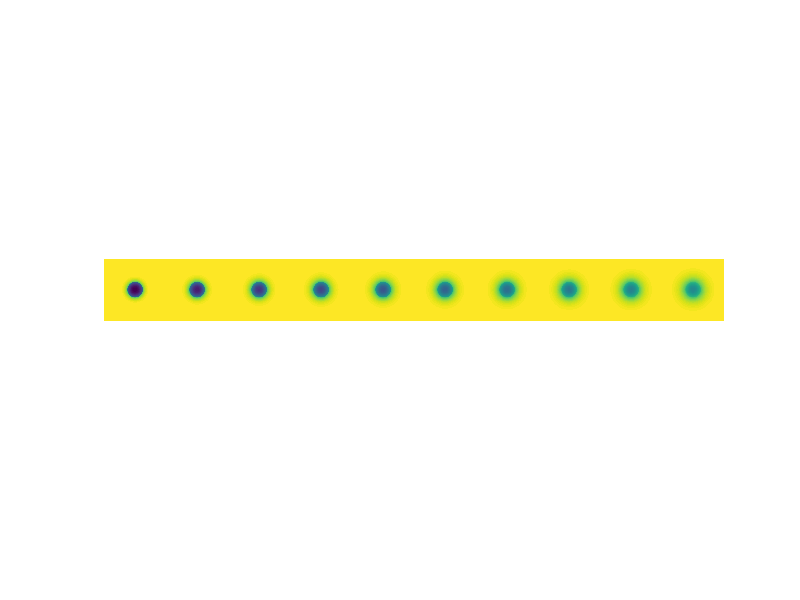
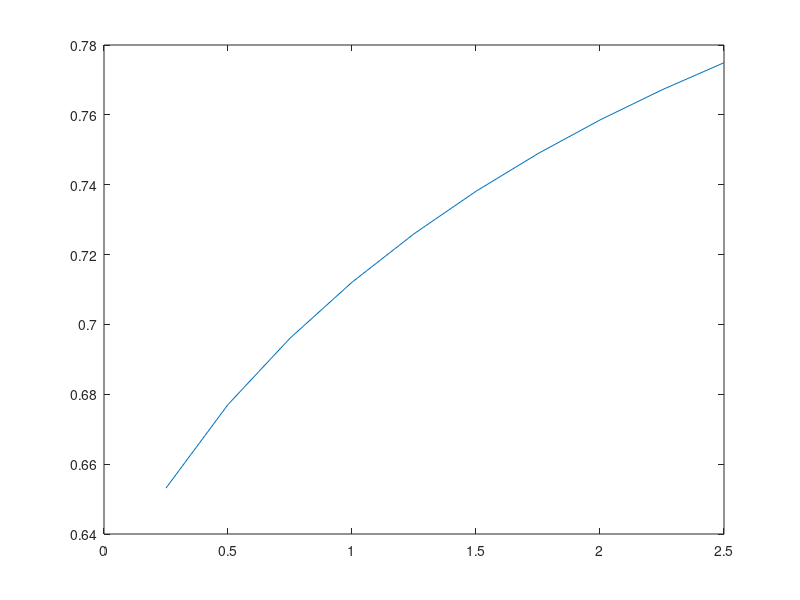

Source code (MATLAB) for these figures, in order:
%% Initialization.
clear
clc
close all hidden

%% Measurement parameters.
delta_t = 0.25; % s
number_of_post_bleach_images = 10;
number_of_pixels = 256;
number_of_pad_pixels = 128;
r_bleach = 32; % pixels

x_bleach = 128;
y_bleach = 128;


intensity_inside_bleach_region = 0.6;
intensity_outside_bleach_region = 0.9;

%% Particle parameters.
D = 350;
k_on = 1;
k_off = 1;
mobile_fraction = 1;

p_free = k_off / ( k_on + k_off );
p_bound = k_on / ( k_on + k_off );

tic
%% Initial condition. 
% Create a high resolution initial condition which is then downsampled to 
% avoid too sharp edges.
upsampling_factor = 3;

[X, Y] = meshgrid(1:upsampling_factor*(number_of_pixels + 2 * number_of_pad_pixels), 1:upsampling_factor*(number_of_pixels + 2 * number_of_pad_pixels));
X = X - 0.5;
Y = Y - 0.5;
xc = number_of_pad_pixels + x_bleach;
yc = number_of_pad_pixels + y_bleach;

U0 = zeros(size(X));
U0( (X - upsampling_factor * xc).^2 + (Y - upsampling_factor * yc).^2 <= (upsampling_factor * r_bleach)^2 ) = intensity_inside_bleach_region;
U0( (X - upsampling_factor * xc).^2 + (Y - upsampling_factor * yc).^2 > (upsampling_factor * r_bleach)^2 ) = intensity_outside_bleach_region;

% Distribute bound and free according to their marginal distribution,
% defined by p_free and p_bound.
B0 = p_bound * U0;
U0 = p_free * U0;

B0 = imresize(B0, [number_of_pixels + 2 * number_of_pad_pixels, number_of_pixels + 2 * number_of_pad_pixels]);
U0 = imresize(U0, [number_of_pixels + 2 * number_of_pad_pixels, number_of_pixels + 2 * number_of_pad_pixels]);
clear X Y

%% FFT of initial conditions.
F_U0 = fft2(U0);
F_B0 = fft2(B0);

%% FFT space time evolution of PDE system.
F_image_data_post_bleach_u = zeros(number_of_pixels + 2 * number_of_pad_pixels, number_of_pixels + 2 * number_of_pad_pixels, number_of_post_bleach_images);
F_image_data_post_bleach_b = zeros(number_of_pixels + 2 * number_of_pad_pixels, number_of_pixels + 2 * number_of_pad_pixels, number_of_post_bleach_images);
image_data_post_bleach_u = zeros(number_of_pixels + 2 * number_of_pad_pixels, number_of_pixels + 2 * number_of_pad_pixels, number_of_post_bleach_images);
image_data_post_bleach_b = zeros(number_of_pixels + 2 * number_of_pad_pixels, number_of_pixels + 2 * number_of_pad_pixels, number_of_post_bleach_images);

[XSI1, XSI2] = meshgrid(-(number_of_pixels + 2 * number_of_pad_pixels)/2:(number_of_pixels + 2 * number_of_pad_pixels)/2-1, ...
                        -(number_of_pixels + 2 * number_of_pad_pixels)/2:(number_of_pixels + 2 * number_of_pad_pixels)/2-1);

XSI1 = XSI1 * 2 * pi / (number_of_pixels + 2 * number_of_pad_pixels);
XSI2 = XSI2 * 2 * pi / (number_of_pixels + 2 * number_of_pad_pixels);
XSISQ = XSI1.^2 + XSI2.^2;
XSISQ = ifftshift(XSISQ);

% Diagonalization, excluding time t which DD will be multiplied with.
PP11 = -(k_on - k_off + (D^2.*XSISQ.^2 + 2.*D.*k_on.*XSISQ - 2.*D.*k_off.*XSISQ + k_on^2 + 2.*k_on.*k_off + k_off^2).^(1./2) + D.*XSISQ)./(2.*k_on);
PP12 = -(k_on - k_off - (D^2.*XSISQ.^2 + 2.*D.*k_on.*XSISQ - 2.*D.*k_off.*XSISQ + k_on^2 + 2.*k_on.*k_off + k_off^2).^(1./2) + D.*XSISQ)./(2.*k_on);

DD11 = -((k_on + k_off + (D^2.*XSISQ.^2 + 2.*D.*k_on.*XSISQ - 2.*D.*k_off.*XSISQ + k_on^2 + 2.*k_on.*k_off + k_off^2).^(1./2) + D.*XSISQ))./2;
DD22 = -((k_on + k_off - (D^2.*XSISQ.^2 + 2.*D.*k_on.*XSISQ - 2.*D.*k_off.*XSISQ + k_on^2 + 2.*k_on.*k_off + k_off^2).^(1./2) + D.*XSISQ))./2;

PPinv11 = -k_on./(2.*k_on.*k_off + k_on^2 + k_off^2 + D^2.*XSISQ.^2 + 2.*D.*k_on.*XSISQ - 2.*D.*k_off.*XSISQ).^(1./2);
PPinv12 = -(k_on - k_off - (D^2.*XSISQ.^2 + 2.*D.*k_on.*XSISQ - 2.*D.*k_off.*XSISQ + k_on^2 + 2.*k_on.*k_off + k_off^2).^(1./2) + D.*XSISQ)./(2.*(2.*k_on.*k_off + k_on^2 + k_off^2 + D^2.*XSISQ.^2 + 2.*D.*k_on.*XSISQ - 2.*D.*k_off.*XSISQ).^(1./2));
PPinv21 = -PPinv11;%k_on./(2.*k_on.*k_off + k_on^2 + k_off^2 + D^2.*XSISQ.^2 + 2.*D.*k_on.*XSISQ - 2.*D.*k_off.*XSISQ).^(1./2);
PPinv22 = (k_on - k_off + (D^2.*XSISQ.^2 + 2.*D.*k_on.*XSISQ - 2.*D.*k_off.*XSISQ + k_on^2 + 2.*k_on.*k_off + k_off^2).^(1./2) + D.*XSISQ)./(2.*(2.*k_on.*k_off + k_on^2 + k_off^2 + D^2.*XSISQ.^2 + 2.*D.*k_on.*XSISQ - 2.*D.*k_off.*XSISQ).^(1./2));

CONST11 = PP11 .* (PPinv11 .* F_U0 + PPinv12 .* F_B0);
CONST12 = PP12 .* (PPinv21 .* F_U0 + PPinv22 .* F_B0);
CONST21 = PPinv11 .* F_U0 + PPinv12 .* F_B0;
CONST22 = PPinv21 .* F_U0 + PPinv22 .* F_B0;

for t = 1:number_of_post_bleach_images
    T = t * delta_t;
    CONST1 = exp(DD11 * T);
    CONST2 = exp(DD22 * T);
    F_image_data_post_bleach_u(:, :, t) = CONST11 .* CONST1 + CONST12 .* CONST2;
    F_image_data_post_bleach_b(:, :, t) = CONST21 .* CONST1 + CONST22 .* CONST2;
end

image_data_post_bleach = zeros(number_of_pixels + 2 * number_of_pad_pixels, number_of_pixels + 2 * number_of_pad_pixels, number_of_post_bleach_images);
for t = 1:number_of_post_bleach_images
%     image_data_post_bleach_u(:, :, t) = abs(ifft2(F_image_data_post_bleach_u(:, :, t)));
%     image_data_post_bleach_b(:, :, t) = abs(ifft2(F_image_data_post_bleach_b(:, :, t)));
    image_data_post_bleach(:, :, t) = abs(ifft2(F_image_data_post_bleach_u(:, :, t) + F_image_data_post_bleach_b(:, :, t)));
end
image_data_post_bleach = image_data_post_bleach(number_of_pad_pixels+1:end-number_of_pad_pixels, number_of_pad_pixels+1:end-number_of_pad_pixels, :);
% image_data_post_bleach_u = image_data_post_bleach_u(number_of_pad_pixels+1:end-number_of_pad_pixels, number_of_pad_pixels+1:end-number_of_pad_pixels, :);
% image_data_post_bleach_b = image_data_post_bleach_b(number_of_pad_pixels+1:end-number_of_pad_pixels, number_of_pad_pixels+1:end-number_of_pad_pixels, :);

% image_data_post_bleach = image_data_post_bleach_u + image_data_post_bleach_b;

% Take (im)mobile fraction into account.
image_data_post_bleach = mobile_fraction * (image_data_post_bleach) + ...
    (1 - mobile_fraction) * (U0(number_of_pad_pixels+1:end-number_of_pad_pixels, number_of_pad_pixels+1:end-number_of_pad_pixels) + ...
    B0(number_of_pad_pixels+1:end-number_of_pad_pixels, number_of_pad_pixels+1:end-number_of_pad_pixels));

toc
%% Plot.
figure, imagesc(reshape(image_data_post_bleach, [number_of_pixels, number_of_pixels * number_of_post_bleach_images]))
axis 'equal'
axis([0 number_of_post_bleach_images*number_of_pixels 0 number_of_pixels])
axis off

[X, Y] = meshgrid(1:number_of_pixels, 1:number_of_pixels);
X = X - 0.5;
Y = Y - 0.5;
ind = find( (X - x_bleach).^2 + (Y - y_bleach).^2 <= r_bleach^2 );
ind = ind(:);
recovery_curve = zeros(1, number_of_post_bleach_images);
for current_image_post_bleach = 1:number_of_post_bleach_images
    slice = image_data_post_bleach(:, :, current_image_post_bleach);
    recovery_curve(current_image_post_bleach) = mean(slice(ind));
end
figure
plot(delta_t:delta_t:number_of_post_bleach_images*delta_t, recovery_curve)
